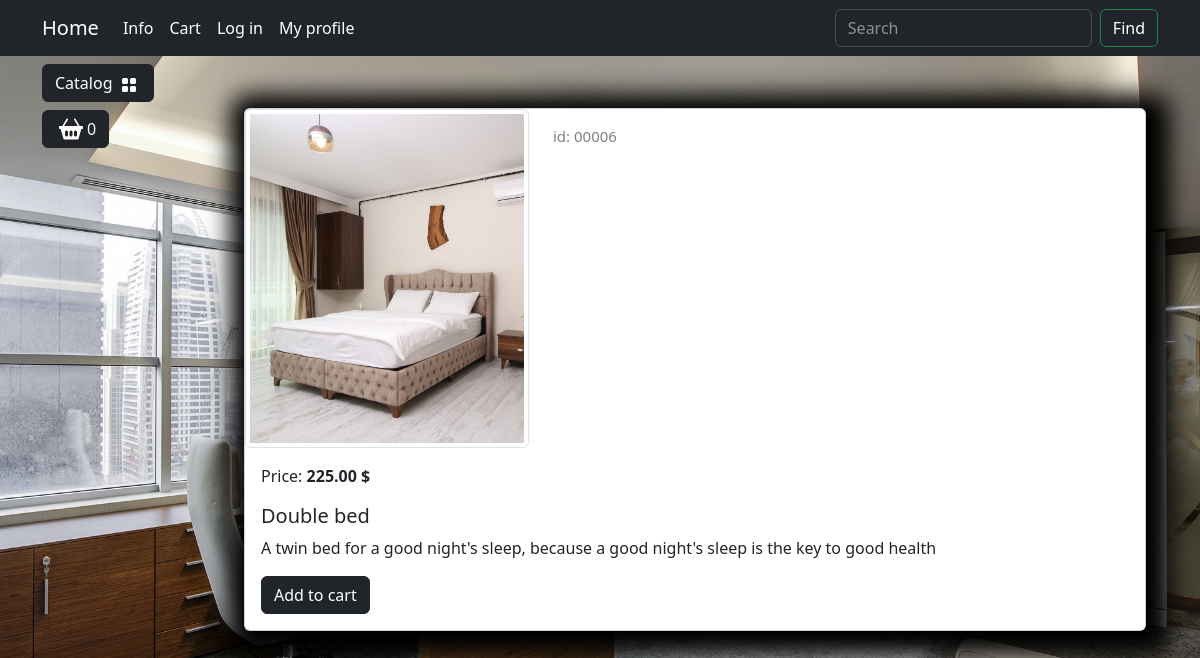
The page /catalog/product/double-bed/ on the database its author committed.
### goods/models.py (models this page shows, shortened)
class Products(models.Model):
    name = models.CharField(max_length=150, unique=True, verbose_name='Название')
    slug = models.SlugField(max_length=200, unique=True, blank=True, null=True, verbose_name='URL')
    description = models.TextField(blank=True, null=True, verbose_name='Discription')
    image = models.ImageField(upload_to='goods_images', blank=True, null=True, verbose_name='Image')
    price = models.DecimalField(default=0.00, max_digits=7, decimal_places=2, verbose_name='Price')
    discount = models.DecimalField(default=0.00, max_digits=4, decimal_places=2, verbose_name='Sale in %')
    quantity = models.PositiveIntegerField(default=0, verbose_name='Discount')
    category = models.ForeignKey(to=Categories, on_delete=models.CASCADE, verbose_name='Category')
    class Meta:
        db_table = 'product'
        verbose_name = 'Product'
        verbose_name_plural = 'Product'
        ordering = ("id",)
    def display_id(self):
        return f"{self.id:05}"
    def sell_price(self):
        if self.discount:
            return round(self.price - self.price*self.discount/100, 2)
        return self.price

### goods/views.py (the view)
# urls.py: path('product/<slug:product_slug>/', views.product, name='product'),
def product(request, product_slug):
    product = Products.objects.get(slug=product_slug)
    context = {"product": product}
    return render(request, "goods/product.html", context=context)

### goods/templatetags/goods_tags.py (called while the page is built)
@register.simple_tag()
def tag_categories():
    return Categories.objects.all()

### goods/templates/goods/product.html (shortened to what this page needs)
{% extends "base.html" %}
{% load static %}
{% block content %}
<div class="container mt-5">
    <div class="card mb-4 custom-shadow">
        <div class="row">
            <div class="col-md-4">
                <img src="{{ product.image.url }}"
                    class="img-thumbnail" data-bs-toggle="modal" data-bs-target="#imageModal1">
            </div>
            <div class="col-md-4 ">
                <p class="product_id mt-3">id: {{ product.display_id }}</p>
            </div>
        </div>
        <div class="card-body">
            <p class="card-text">Price: <strong>{{ product.sell_price }} $</strong></p>
            <h5 class="card-title">{{ product.name }}</h5>
            <p class="card-text">{{ product.description }}</p>
            <a href="#" class="btn btn-dark add-to-cart">Add to cart</a>
        </div>
    </div>
</div>
{% endblock  %}

### static/deps/css/my_css.css (style rules this page uses)
body { background-image: url("../images/bg-image.jpg"); background-repeat: no-repeat; background-attachment: fixed; background-position: center center; background-size: cover; height: 100%; }
.custom-shadow { box-shadow: 5px 5px 25px 19px #000000; }
.product_id { color: gray; font-size: 15px; }

### rows shown on the page
Products: image (picture), display_id "00006", sell_price "225.00", name "Double bed", description "A twin bed for a good night's sleep, because a good night's sleep is the key to good health"
